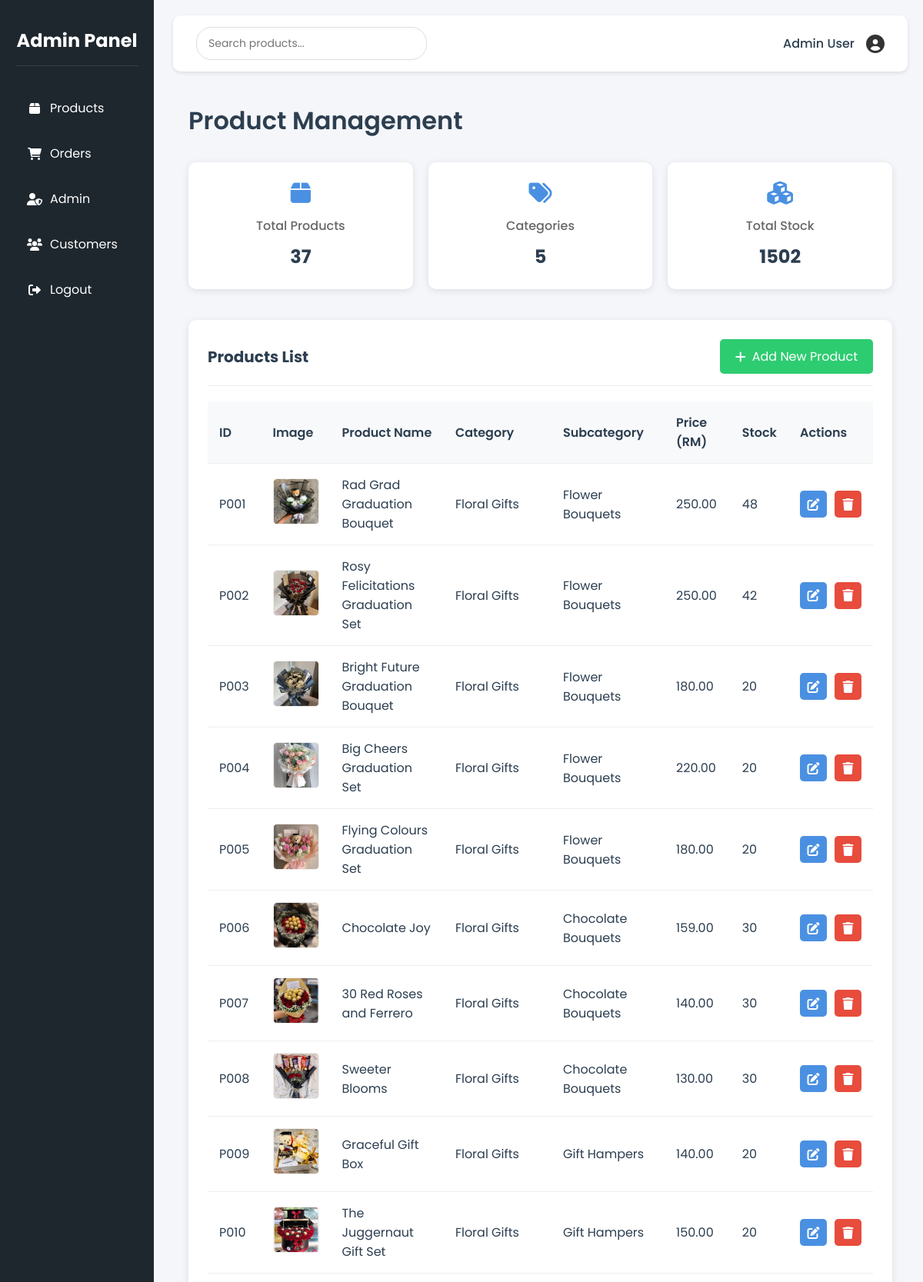
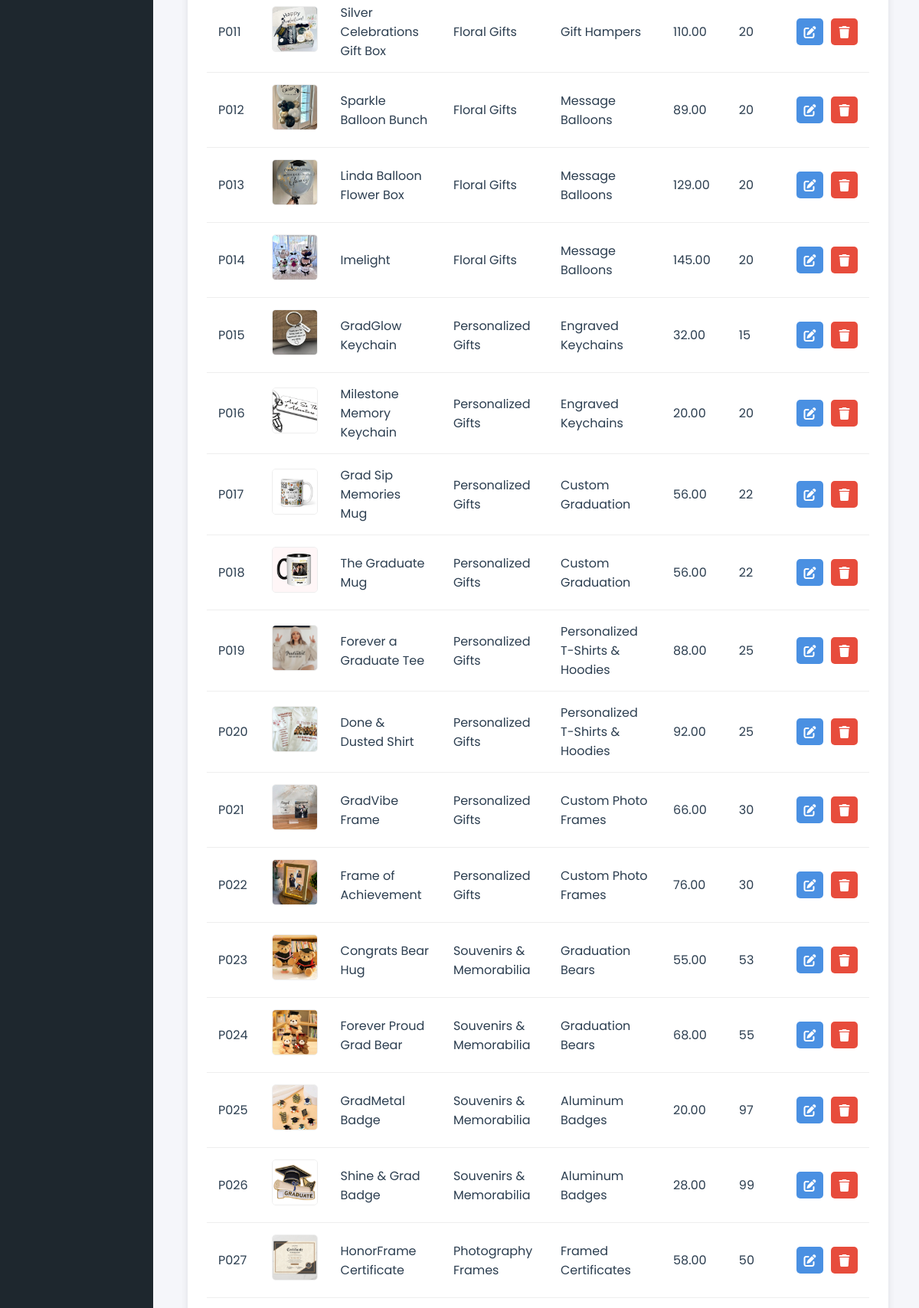
The app's page /admin_product.php (upper part) with its own data (2 pictures, top to bottom).
### tables this page shows
CREATE TABLE `products` (
  `productId` varchar(20) NOT NULL,
  `name` varchar(255) NOT NULL,
  `description` text,
  `price` decimal(10,2) NOT NULL,
  `categoryId` varchar(20) DEFAULT NULL,
  `subcategoryId` varchar(20) DEFAULT NULL,
  `stock` int NOT NULL DEFAULT '0',
  `image_url` varchar(255) DEFAULT NULL,
  `created_at` timestamp NULL DEFAULT CURRENT_TIMESTAMP
);

CREATE TABLE `categories` (
  `categoryId` varchar(20) NOT NULL,
  `name` varchar(100) NOT NULL
);

CREATE TABLE `subcategories` (
  `subcategoryId` varchar(20) NOT NULL,
  `categoryId` varchar(20) DEFAULT NULL,
  `name` varchar(100) NOT NULL
);

### admin_product.php (the view, shortened to what this page needs)
<?php
include 'help.php';
$countQuery = "SELECT COUNT(*) as total FROM products";
$countResult = $conn->query($countQuery);
$totalProducts = $countResult->fetch_assoc()['total'];
$categoriesQuery = "SELECT COUNT(*) as total FROM categories";
$categoriesResult = $conn->query($categoriesQuery);
$totalCategories = $categoriesResult->fetch_assoc()['total'];
$stockQuery = "SELECT SUM(stock) as total FROM products";
$stockResult = $conn->query($stockQuery);
$totalStock = $stockResult->fetch_assoc()['total'] ?? 0;
$productsQuery = "SELECT p.*, c.name as categoryName, s.name as subcategoryName
                 FROM products p
                 LEFT JOIN categories c ON p.categoryId = c.categoryId
                 LEFT JOIN subcategories s ON p.subcategoryId = s.subcategoryId
                 ORDER BY p.productId";
$productsResult = $conn->query($productsQuery);
?>
<!DOCTYPE html>
<html lang="en">
<head>
    <link rel="stylesheet" href="admin_product.css">
    <link rel="stylesheet" href="https://cdnjs.cloudflare.com/ajax/libs/font-awesome/6.0.0/css/all.min.css">
</head>
<body>
    <div class="admin-container">
        <nav class="sidebar">
            <div class="logo">
                <h2>Admin Panel</h2>
            </div>
            <ul class="nav-links">
            <li ><a href="admin_product.php"><i class="fas fa-box"></i> Products</a></li>
                <li><a href="admin_order_list.php"><i class="fas fa-shopping-cart"></i> Orders</a></li>
                <li><a href="admindetails.php"><i class="fas fa-user-shield"></i> Admin</a></li>
                <li><a href="custdetails.php"><i class="fas fa-users"></i> Customers</a></li>
                <li><a href="logout.php"><i class="fas fa-sign-out-alt"></i> Logout</li>
            </ul>
        </nav>
        <main class="main-content">
            <header class="top-bar">
                <div class="search">
                    <input type="text" id="productSearch" placeholder="Search products...">
                </div>
                <div class="user-info">
    <span>Admin User</span>
    <i class="fas fa-user-circle" style="font-size: 24px; color: #333;"></i>
</div>
            </header>
            <div class="dashboard">
                <h1>Product Management</h1>
                <div class="quick-stats">
                    <div class="stat-card">
                        <i class="fas fa-box"></i>
                        <h3>Total Products</h3>
                        <p><?php echo $totalProducts; ?></p>
                    </div>
                    <div class="stat-card">
                        <i class="fas fa-tags"></i>
                        <h3>Categories</h3>
                        <p><?php echo $totalCategories; ?></p>
                    </div>
                    <div class="stat-card">
                        <i class="fas fa-cubes"></i>
                        <h3>Total Stock</h3>
                        <p><?php echo $totalStock; ?></p>
                    </div>
                </div>
                <div class="product-management">
                    <div class="section-header">
                        <h2>Products List</h2>
                        <a href="admin_productDetail.php" class="add-product-btn"><i class="fas fa-plus"></i> Add New Product</a>
                    </div>
                    <table class="product-table">
                        <thead>
                            <tr>
                                <th>ID</th>
                                <th>Image</th>
                                <th>Product Name</th>
                                <th>Category</th>
                                <th>Subcategory</th>
                                <th>Price (RM)</th>
                                <th>Stock</th>
                                <th>Actions</th>
                            </tr>
                        </thead>
                        <tbody id="productTableBody">
                            <?php if ($productsResult->num_rows > 0): ?>
                                <?php while ($product = $productsResult->fetch_assoc()): ?>
                                <tr>
                                    <td><?php echo $product['productId']; ?></td>
                                    <td>
                                        <?php if (!empty($product['image_url'])): ?>
                                            <img src="<?php echo htmlspecialchars($product['image_url']); ?>" alt="Product">
                                        <?php else: ?>
                                            <img src="images/placeholder.jpg" alt="No Image">
                                        <?php endif; ?>
                                    </td>
                                    <td><?php echo htmlspecialchars($product['name']); ?></td>
                                    <td><?php echo htmlspecialchars($product['categoryName'] ?? 'Uncategorized'); ?></td>
                                    <td><?php echo htmlspecialchars($product['subcategoryName'] ?? 'None'); ?></td>
                                    <td><?php echo number_format($product['price'], 2); ?></td>
                                    <td><?php echo $product['stock']; ?></td>
                                    <td>
                                        <div class="action-buttons">
                                            <a href="admin_productDetail.php?id=<?php echo $product['productId']; ?>" class="edit-btn">
                                                <i class="fas fa-edit"></i>
                                            </a>
                                            <a href="javascript:void(0);" onclick="confirmDelete('<?php echo $product['productId']; ?>')" class="delete-btn">
                                                <i class="fas fa-trash"></i>
                                            </a>
                                        </div>
                                    </td>
                                </tr>
                                <?php endwhile; ?>
                            <?php else: ?>
                                <tr>
                                    <td colspan="8" class="no-products">No products found. Add your first product!</td>
                                </tr>
                            <?php endif; ?>
                        </tbody>
                    </table>
                </div>
            </div>
        </main>
    </div>
</body>
</html>

### admin_product.css (style rules this page uses)
:root { --primary-color: #4A90E2; --secondary-color: #2C3E50; --success-color: #2ECC71; --danger-color: #E74C3C; --dark-bg: #1E272E; --light-bg: #F5F6FA; --text-color: #2C3E50; }
* { margin: 0; padding: 0; box-sizing: border-box; font-family: 'Poppins', sans-serif; }
body { background-color: var(--light-bg); color: var(--text-color); }
.admin-container { display: flex; min-height: 100vh; }
.sidebar { width: 250px; background: var(--dark-bg); color: white; padding: 20px; position: fixed; height: 100%; z-index: 100; }
.logo h2 { padding: 15px 0; text-align: center; border-bottom: 1px solid rgba(255,255,255,0.1); margin-bottom: 20px; }
.nav-links { margin-top: 30px; list-style: none; }
.nav-links li { margin-bottom: 10px; }
.nav-links a { color: white; text-decoration: none; padding: 12px 15px; display: flex; align-items: center; border-radius: 8px; transition: all 0.3s; }
.nav-links a i { margin-right: 10px; width: 20px; text-align: center; }
.main-content { flex: 1; margin-left: 250px; padding: 20px; background: var(--light-bg); }
.top-bar { background: white; padding: 15px 30px; display: flex; justify-content: space-between; align-items: center; box-shadow: 0 2px 5px rgba(0,0,0,0.1); border-radius: 10px; margin-bottom: 20px; }
.search input { padding: 10px 15px; border: 1px solid #ddd; border-radius: 20px; width: 300px; font-size: 14px; }
.user-info { display: flex; align-items: center; gap: 15px; }
.user-info span { font-weight: 500; }
.dashboard { padding: 20px; }
.dashboard h1 { margin-bottom: 30px; color: var(--secondary-color); font-weight: 600; }
.quick-stats { display: grid; grid-template-columns: repeat(auto-fit, minmax(250px, 1fr)); gap: 20px; margin-bottom: 40px; }
.stat-card { background: white; padding: 25px; border-radius: 10px; box-shadow: 0 2px 10px rgba(0,0,0,0.1); text-align: center; transition: transform 0.3s; }
.stat-card i { font-size: 30px; color: var(--primary-color); margin-bottom: 15px; }
.stat-card h3 { font-size: 16px; color: #666; margin-bottom: 10px; font-weight: 500; }
.stat-card p { font-size: 24px; font-weight: bold; color: var(--secondary-color); }
.product-management { background: white; border-radius: 10px; box-shadow: 0 2px 10px rgba(0,0,0,0.1); padding: 25px; }
.section-header { display: flex; justify-content: space-between; align-items: center; margin-bottom: 20px; padding-bottom: 15px; border-bottom: 1px solid #eee; }
.section-header h2 { font-size: 20px; color: var(--secondary-color); }
.add-product-btn { background: var(--success-color); color: white; border: none; padding: 10px 20px; border-radius: 5px; cursor: pointer; display: flex; align-items: center; gap: 8px; text-decoration: none; transition: background 0.3s; }
.product-table { width: 100%; border-collapse: collapse; margin-top: 20px; }
.product-table th, .product-table td { padding: 15px; text-align: left; border-bottom: 1px solid #eee; }
.product-table th { background: #f8f9fa; font-weight: 600; color: var(--secondary-color); }
.product-table img { width: 60px; height: 60px; object-fit: cover; border-radius: 5px; border: 1px solid #eee; }
.action-buttons { display: flex; flex-direction: row; align-items: center; gap: 10px; }
.edit-btn, .delete-btn { display: inline-flex; align-items: center; justify-content: center; width: 35px; height: 35px; border: none; border-radius: 5px; cursor: pointer; color: white; text-decoration: none; transition: transform 0.2s, opacity 0.2s; }
.edit-btn { background: var(--primary-color); }
.delete-btn { background: var(--danger-color); }

### admin_product.php (style rules this page uses)
.sidebar { height: 100%; min-height: 100vh; position: fixed; left: 0; top: 0; width: 205px; background-color: #1e272e; overflow-y: auto; width:200px; }
.main-content { margin-left: 205px; padding-left: 20px; width: calc(100% - 205px); }
.dashboard { padding: 20px; width: 100%; box-sizing: border-box; }
a { text-decoration: none; color: inherit; }

### records on screen
products: productId "P001", shows a picture, name "Rad Grad Graduation Bouquet", categoryId.name "Floral Gifts", subcategoryId.name "Flower Bouquets", price "250.00", stock "48"
products: productId "P002", shows a picture, name "Rosy Felicitations Graduation Set", categoryId.name "Floral Gifts", subcategoryId.name "Flower Bouquets", price "250.00", stock "42"
products: productId "P003", shows a picture, name "Bright Future Graduation Bouquet", categoryId.name "Floral Gifts", subcategoryId.name "Flower Bouquets", price "180.00", stock "20"
products: productId "P004", shows a picture, name "Big Cheers Graduation Set", categoryId.name "Floral Gifts", subcategoryId.name "Flower Bouquets", price "220.00", stock "20"
products: productId "P005", shows a picture, name "Flying Colours Graduation Set", categoryId.name "Floral Gifts", subcategoryId.name "Flower Bouquets", price "180.00", stock "20"
products: productId "P006", shows a picture, name "Chocolate Joy", categoryId.name "Floral Gifts", subcategoryId.name "Chocolate Bouquets", price "159.00", stock "30"
products: productId "P007", shows a picture, name "30 Red Roses and Ferrero", categoryId.name "Floral Gifts", subcategoryId.name "Chocolate Bouquets", price "140.00", stock "30"
products: productId "P008", shows a picture, name "Sweeter Blooms", categoryId.name "Floral Gifts", subcategoryId.name "Chocolate Bouquets", price "130.00", stock "30"
products: productId "P009", shows a picture, name "Graceful Gift Box", categoryId.name "Floral Gifts", subcategoryId.name "Gift Hampers", price "140.00", stock "20"
products: productId "P010", shows a picture, name "The Juggernaut Gift Set", categoryId.name "Floral Gifts", subcategoryId.name "Gift Hampers", price "150.00", stock "20"
products: productId "P011", shows a picture, name "Silver Celebrations Gift Box", categoryId.name "Floral Gifts", subcategoryId.name "Gift Hampers", price "110.00", stock "20"
products: productId "P012", shows a picture, name "Sparkle Balloon Bunch", categoryId.name "Floral Gifts", subcategoryId.name "Message Balloons", price "89.00", stock "20"
products: productId "P013", shows a picture, name "Linda Balloon Flower Box", categoryId.name "Floral Gifts", subcategoryId.name "Message Balloons", price "129.00", stock "20"
products: productId "P014", shows a picture, name "Imelight", categoryId.name "Floral Gifts", subcategoryId.name "Message Balloons", price "145.00", stock "20"
products: productId "P015", shows a picture, name "GradGlow Keychain", categoryId.name "Personalized Gifts", subcategoryId.name "Engraved Keychains", price "32.00", stock "15"
products: productId "P016", shows a picture, name "Milestone Memory Keychain", categoryId.name "Personalized Gifts", subcategoryId.name "Engraved Keychains", price "20.00", stock "20"
products: productId "P017", shows a picture, name "Grad Sip Memories Mug", categoryId.name "Personalized Gifts", subcategoryId.name "Custom Graduation", price "56.00", stock "22"
products: productId "P018", shows a picture, name "The Graduate Mug", categoryId.name "Personalized Gifts", subcategoryId.name "Custom Graduation", price "56.00", stock "22"
products: productId "P019", shows a picture, name "Forever a Graduate Tee", categoryId.name "Personalized Gifts", subcategoryId.name "Personalized T-Shirts & Hoodies", price "88.00", stock "25"
products: productId "P020", shows a picture, name "Done & Dusted Shirt", categoryId.name "Personalized Gifts", subcategoryId.name "Personalized T-Shirts & Hoodies", price "92.00", stock "25"
products: productId "P021", shows a picture, name "GradVibe Frame", categoryId.name "Personalized Gifts", subcategoryId.name "Custom Photo Frames", price "66.00", stock "30"
products: productId "P022", shows a picture, name "Frame of Achievement", categoryId.name "Personalized Gifts", subcategoryId.name "Custom Photo Frames", price "76.00", stock "30"
products: productId "P023", shows a picture, name "Congrats Bear Hug", categoryId.name "Souvenirs & Memorabilia", subcategoryId.name "Graduation Bears", price "55.00", stock "53"
products: productId "P024", shows a picture, name "Forever Proud Grad Bear", categoryId.name "Souvenirs & Memorabilia", subcategoryId.name "Graduation Bears", price "68.00", stock "55"
products: productId "P025", shows a picture, name "GradMetal Badge", categoryId.name "Souvenirs & Memorabilia", subcategoryId.name "Aluminum Badges", price "20.00", stock "97"
products: productId "P026", shows a picture, name "Shine & Grad Badge", categoryId.name "Souvenirs & Memorabilia", subcategoryId.name "Aluminum Badges", price "28.00", stock "99"
products: productId "P027", shows a picture, name "HonorFrame Certificate", categoryId.name "Photography Frames", subcategoryId.name "Framed Certificates", price "58.00", stock "50"

### other values on screen
$totalProducts "37"
$totalCategories "5"
$totalStock "1502"
